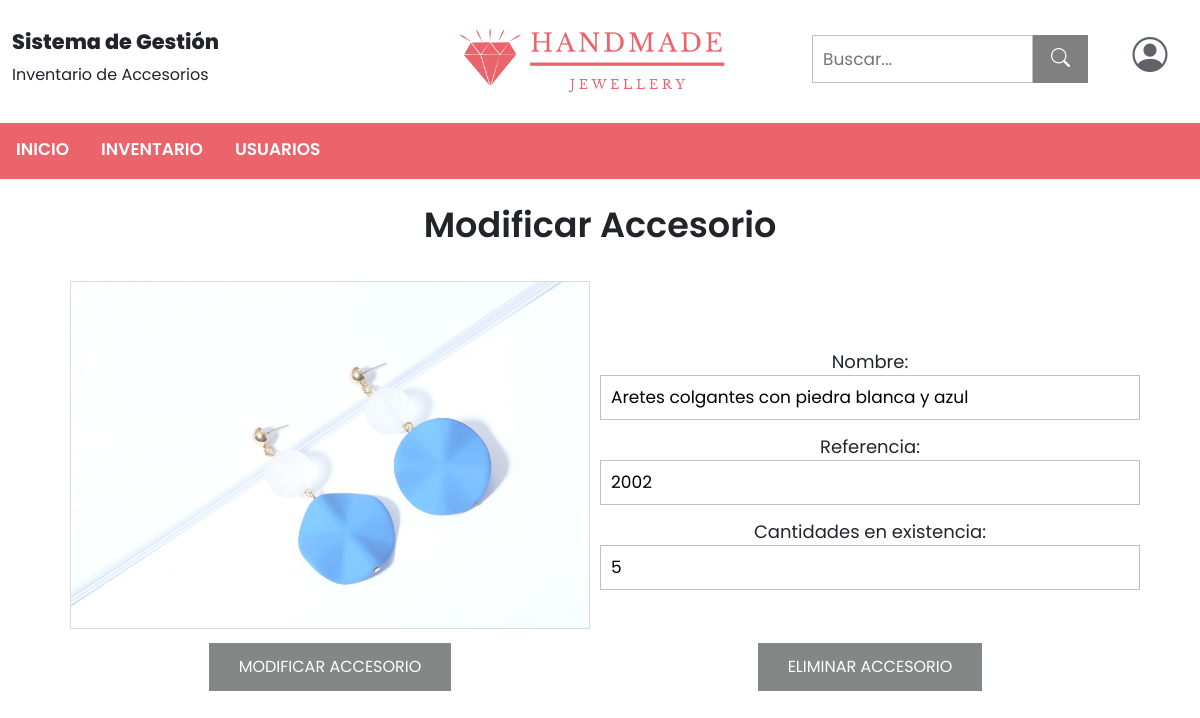
/administrador/producto_administrador/33 (signed in), run on the app's committed database.
### tables this page shows
CREATE TABLE accesorio (id INTEGER PRIMARY KEY AUTOINCREMENT, referencia VARCHAR NOT NULL, nombre VARCHAR NOT NULL, cantidad INTEGER NOT NULL, imagen VARCHAR NOT NULL, estado VARCHAR, tipo_accesorio VARCHAR NOT NULL);

### app.py (the view)
@app.route('/administrador/producto_administrador/<id>')
def producto_administrador(id):
    try:
        if session['rol'] == 1:
            db = get_db()
            print(id)
            inventario = db.execute('SELECT * FROM accesorio WHERE id = ? AND estado = ?', (id, "Activo")).fetchone()
            print("paso2")
            if inventario is None:
                print("paso3")
                flash("Este Producto ha sido Eliminado")
                return redirect(url_for("inicio_administrador"))
            else:
                return render_template("producto_administrador.html", inventario=inventario)
        elif session['rol'] == 0:
            return redirect(url_for("inicio_usuario"))
    except:
        return redirect(url_for("logout"))

### db.py (called while the page is built)
def get_db():
    try:
        if 'db' not in g:
            g.db = sqlite3.connect('Handmade.db')
        return g.db
    except Error:
        print(Error)

### templates/producto_administrador.html (shortened to what this page needs)
<!doctype html>
<html>
    <head>
        <link href="https://cdn.jsdelivr.net/npm/bootstrap@5.0.0-beta1/dist/css/bootstrap.min.css" rel="stylesheet">
        <link rel="stylesheet" href="{{ url_for('static', filename='css/styles.css') }}">
    </head>
    <body>
        <header>
            <div class="container-fluid">
                <div class="row">
                    <div id="col1" class="col-lg-4 d-none d-lg-block">
                        <h1>Sistema de Gestión</h1>
                        <p>Inventario de Accesorios</p>
                    </div>
                    <div id="col2" class="col-lg-4 col-md-6 col-sm-6 col-10 text-center">
                        <a href="#">
                            <img id="logo" src="{{ url_for('static', filename='img/HANDMADE.png') }}">
                        </a>
                    </div>
                    <div id="col3" class="col-lg-3 col-md-4 col-sm-4 col-8 d-none d-sm-block">
                        <form class="buscar" method="post" action="{{ url_for('buscar_admin')}}">
                            <input type="text" placeholder="Buscar..." name="search">
                            <button type="submit"><i class="bi bi-search"></i></button>
                        </form>
                    </div>
                    <div id="col4" class="col-lg-1 col-md-2 col-sm-2 col-2 text-center">
                        <label for="show" class="show-btn"><i class="bi bi-person-circle" style="cursor: pointer;"></i></label>
                    </div>
                </div>
            </div>
            <nav class="navbar navbar-expand-sm navbar-dark" style="z-index: 100;">
                <div class="collapse navbar-collapse" id="navbarSupportedContent">
                    <ul class="navbar-nav me-auto mb-2 mb-lg-0">
                        <li class="nav-item text-center">
                            <a href="{{ url_for('inicio_administrador') }}">INICIO</a>
                        </li>
                        <li class="dropdown">
                            <a href="javascript:void(0)" class="dropbtn">INVENTARIO</a>
                        </li>
                        <li class="dropdown">
                          <a href="javascript:void(0)" class="dropbtn">USUARIOS</a>
                        </li>
                    </ul>
                </div>
            </nav>
        </header>
        <div id="encabezado">Modificar Accesorio</div>
        <div class="d-none d-sm-block">
            <form method="post" action="{{ url_for('editarProductoAdministrador')}}">
                <table style="width: 90%; margin: auto;">
                    <tbody class="text-center">
                        <tr>
                            <td style="text-align: center;">
                                <div class="categorias">
                                    <a target="_blank" href="{{ url_for('static', filename='img/aretes.jpg') }}">
                                        <img src="{{ url_for('static', filename='img/imgProductos/'+inventario[4]+'') }}" alt="aretes">
                                    </a>
                                </div>
                            </td>
                            <td style="width: 50%;">
                                <div class="data1">
                                    <label>Nombre:</label>
                                    <input type="text" name="nombre" id="nombre" value="{{ inventario[2] }}" required>
                                </div>
                                <div class="data1">
                                    <label>Referencia:</label>
                                    <input type="text" name="referencia" id="referencia" value="{{ inventario[1] }}" required>
                                </div>
                                <div class="data1">
                                    <label>Cantidades en existencia:</label>
                                    <input type="number" name="cantidad" id="cantidad" value="{{ inventario[3] }}" required>
                                </div>
                            </td>
                        </tr>
                        <tr>
                            <td style="text-align: center; width: 50%">
                                <input type="submit" value="MODIFICAR ACCESORIO" class="button-admin">
                            </td>
                            <td style="text-align: center">
                                <a href="{{ url_for('eliminarProducto', id=inventario[0], ref=inventario[1]) }}" class="button-admin">ELIMINAR ACCESORIO</a>
                            </td>
                        </tr>
                    </tbody>
                </table>
            </form>
            <br>
        </div>
    </body>
</html>

### static/css/styles.css (style rules this page uses)
* { margin: 0; padding: 0; box-sizing: border-box; font-family: Poppins; }
#col4 label i { font-size: 35px; color: rgb(95, 99, 104); }
#col1, #col4 { padding-top: 30px; padding-bottom: 20px; }
#col3 { padding-top: 35px; padding-bottom: 15px; }
@media (min-width: 992px) { #col1 h1 { font-size: 130%; font-weight: 800; } }
@media (min-width: 992px) { #col2 a img { margin-top: -30px; width: 300px; margin-top: -90px; margin-bottom: -90px; } }
form.buscar input[type=text] { width: 80%; height: 48px; border: 1px solid silver; border-radius: 0px; font-size: 17px; padding: 10px; float: left; }
form.buscar button { width: 20%; height: 48px; background: gray; color: white; font-size: 19px; border: none; border-left: none; cursor: pointer; border-radius: 0px; }
.navbar { background-color: #eb636b; padding: 0; height: 56px; }
.nav-item a, .dropbtn { height: 56px; }
ul { list-style-type: none; margin: 0; padding: 0; background-color: #eb636b; }
li { float: left; }
li a, .dropbtn { display: block; color: white; text-align: center; padding: 14px 16px; text-decoration: none; font-weight: 600; font-size: 17px; }
li.dropdown { display: inline-block; }
div.categorias { margin: 10px; padding: 0; border: 1px solid #ccc; opacity: 0.7;; }
div.categorias img { width: 100%; height: auto; }
#encabezado { font-size: 35px; font-weight: 600; text-align: center; margin-top: 20px; margin-bottom: 20px; }
form .data1 { height: 45px; width: 100%; margin: 40px 0; }
form .data1 label { font-size: 18px; }
form .data1 input { height: 100%; width: 100%; padding-left: 10px; font-size: 17px; border: 1px solid silver; border-radius: 0; }
.button-admin { background-color: rgb(103, 104, 104); border: none; color: white; padding: 12px 30px; text-align: center; text-decoration: none; display: inline-block; font-size: 16px; margin: 4px 2px; cursor: pointer; border-radius: 0px; opacity: 0.8; }

### data on the page
accesorio: imagen (picture), nombre "Aretes colgantes con piedra blanca y azul", referencia "2002", cantidad "5"
